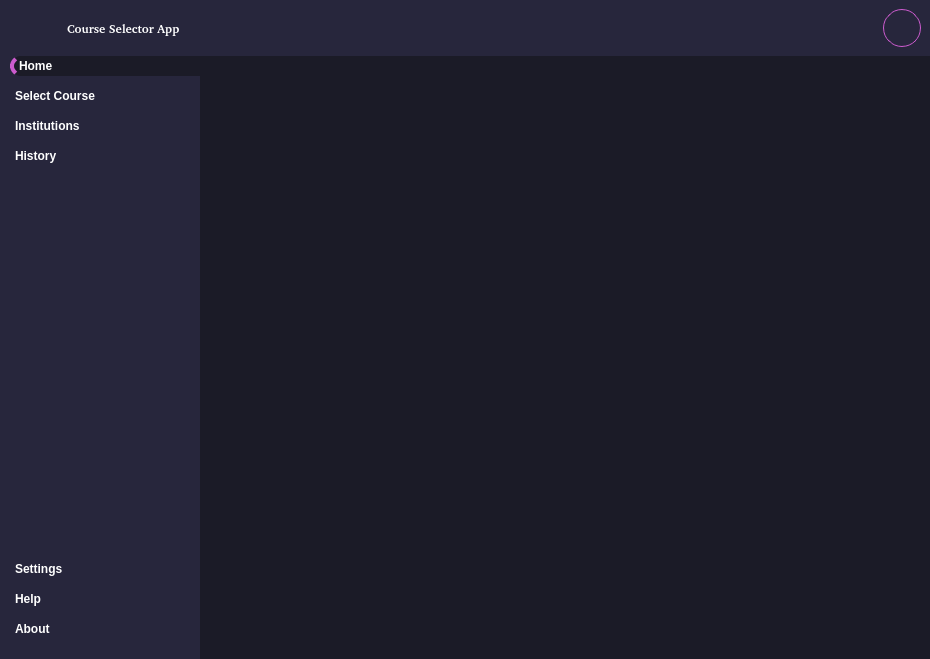
<?xml version="1.0" encoding="UTF-8"?>
<ui version="4.0">
 <class>MainWindow</class>
 <widget class="QMainWindow" name="MainWindow">
  <property name="geometry">
   <rect>
    <x>0</x>
    <y>0</y>
    <width>930</width>
    <height>659</height>
   </rect>
  </property>
  <property name="windowTitle">
   <string>MainWindow</string>
  </property>
  <property name="styleSheet">
   <string notr="true">*{
	border:  none;
	background-color:  transparent;
	background:  transparent;
	padding:  0;
	margin:  0;
	color:  rgb(255, 255, 255) ;
}

#centralwidget, #home, #mainBodyContent{
	background-color: #1b1b27;
}

#header, #mainBody{
	background-color:  #27263c;
}

#pushButton{
	border: 1px solid #cc5bce;
	border-radius: 19px;
	text-align: center;
}

QPushButton{
	text-align: left;
	padding: 5px 10px;
	border-top-left-radius: 10px;
	border-bottom-left-radius: 10px;
}

#home{
	border-left: 4px solid #cc5bce;
	font-weight: bold;
}</string>
  </property>
  <widget class="QWidget" name="centralwidget">
   <property name="styleSheet">
    <string notr="true"/>
   </property>
   <layout class="QVBoxLayout" name="verticalLayout">
    <property name="spacing">
     <number>0</number>
    </property>
    <property name="leftMargin">
     <number>0</number>
    </property>
    <property name="topMargin">
     <number>0</number>
    </property>
    <property name="rightMargin">
     <number>0</number>
    </property>
    <property name="bottomMargin">
     <number>0</number>
    </property>
    <item alignment="Qt::AlignTop">
     <widget class="QWidget" name="header" native="true">
      <layout class="QHBoxLayout" name="horizontalLayout">
       <property name="spacing">
        <number>0</number>
       </property>
       <property name="leftMargin">
        <number>0</number>
       </property>
       <property name="topMargin">
        <number>0</number>
       </property>
       <property name="rightMargin">
        <number>0</number>
       </property>
       <property name="bottomMargin">
        <number>0</number>
       </property>
       <item alignment="Qt::AlignLeft">
        <widget class="QFrame" name="frame_2">
         <property name="frameShape">
          <enum>QFrame::StyledPanel</enum>
         </property>
         <property name="frameShadow">
          <enum>QFrame::Raised</enum>
         </property>
         <layout class="QHBoxLayout" name="horizontalLayout_2">
          <item alignment="Qt::AlignLeft">
           <widget class="QPushButton" name="menuBtn">
            <property name="cursor">
             <cursorShape>PointingHandCursor</cursorShape>
            </property>
            <property name="text">
             <string/>
            </property>
            <property name="icon">
             <iconset resource="QSS/QSS_Resources.qrc">
              <normaloff>:/icons/Icons/align-justify.png</normaloff>:/icons/Icons/align-justify.png</iconset>
            </property>
            <property name="iconSize">
             <size>
              <width>24</width>
              <height>24</height>
             </size>
            </property>
           </widget>
          </item>
          <item>
           <widget class="QLabel" name="label">
            <property name="font">
             <font>
              <family>Nimbus Roman [UKWN]</family>
              <weight>75</weight>
              <bold>true</bold>
             </font>
            </property>
            <property name="cursor">
             <cursorShape>PointingHandCursor</cursorShape>
            </property>
            <property name="text">
             <string>Course Selector App</string>
            </property>
           </widget>
          </item>
         </layout>
        </widget>
       </item>
       <item alignment="Qt::AlignRight">
        <widget class="QFrame" name="frame">
         <property name="frameShape">
          <enum>QFrame::StyledPanel</enum>
         </property>
         <property name="frameShadow">
          <enum>QFrame::Raised</enum>
         </property>
         <layout class="QHBoxLayout" name="horizontalLayout_3">
          <item>
           <widget class="QPushButton" name="pushButton_3">
            <property name="cursor">
             <cursorShape>PointingHandCursor</cursorShape>
            </property>
            <property name="text">
             <string/>
            </property>
            <property name="icon">
             <iconset resource="QSS/QSS_Resources.qrc">
              <normaloff>:/icons/Icons/bell.png</normaloff>:/icons/Icons/bell.png</iconset>
            </property>
            <property name="iconSize">
             <size>
              <width>16</width>
              <height>16</height>
             </size>
            </property>
           </widget>
          </item>
          <item>
           <widget class="QPushButton" name="pushButton_2">
            <property name="cursor">
             <cursorShape>PointingHandCursor</cursorShape>
            </property>
            <property name="text">
             <string/>
            </property>
            <property name="icon">
             <iconset resource="QSS/QSS_Resources.qrc">
              <normaloff>:/icons/Icons/activity.png</normaloff>:/icons/Icons/activity.png</iconset>
            </property>
            <property name="iconSize">
             <size>
              <width>16</width>
              <height>16</height>
             </size>
            </property>
           </widget>
          </item>
          <item>
           <widget class="QPushButton" name="pushButton">
            <property name="minimumSize">
             <size>
              <width>38</width>
              <height>38</height>
             </size>
            </property>
            <property name="maximumSize">
             <size>
              <width>38</width>
              <height>38</height>
             </size>
            </property>
            <property name="cursor">
             <cursorShape>PointingHandCursor</cursorShape>
            </property>
            <property name="styleSheet">
             <string notr="true">#pushButton {
	border: 1px solid #cc5bce;
	border-radius: 19px;
	text-align: center;
}</string>
            </property>
            <property name="text">
             <string/>
            </property>
            <property name="icon">
             <iconset resource="QSS/QSS_Resources.qrc">
              <normaloff>:/icons/Icons/user.png</normaloff>:/icons/Icons/user.png</iconset>
            </property>
            <property name="iconSize">
             <size>
              <width>32</width>
              <height>32</height>
             </size>
            </property>
           </widget>
          </item>
         </layout>
        </widget>
       </item>
      </layout>
     </widget>
    </item>
    <item>
     <widget class="QWidget" name="mainBody" native="true">
      <property name="sizePolicy">
       <sizepolicy hsizetype="Preferred" vsizetype="Expanding">
        <horstretch>0</horstretch>
        <verstretch>0</verstretch>
       </sizepolicy>
      </property>
      <property name="minimumSize">
       <size>
        <width>930</width>
        <height>603</height>
       </size>
      </property>
      <layout class="QHBoxLayout" name="horizontalLayout_4">
       <property name="spacing">
        <number>0</number>
       </property>
       <property name="leftMargin">
        <number>0</number>
       </property>
       <property name="topMargin">
        <number>0</number>
       </property>
       <property name="rightMargin">
        <number>0</number>
       </property>
       <property name="bottomMargin">
        <number>0</number>
       </property>
       <item>
        <widget class="QWidget" name="leftMenu" native="true">
         <property name="minimumSize">
          <size>
           <width>200</width>
           <height>0</height>
          </size>
         </property>
         <layout class="QVBoxLayout" name="verticalLayout_3">
          <property name="spacing">
           <number>0</number>
          </property>
          <property name="leftMargin">
           <number>0</number>
          </property>
          <property name="topMargin">
           <number>0</number>
          </property>
          <property name="rightMargin">
           <number>0</number>
          </property>
          <property name="bottomMargin">
           <number>20</number>
          </property>
          <item>
           <widget class="QWidget" name="widget" native="true">
            <property name="minimumSize">
             <size>
              <width>200</width>
              <height>583</height>
             </size>
            </property>
            <layout class="QVBoxLayout" name="verticalLayout_4">
             <property name="spacing">
              <number>0</number>
             </property>
             <property name="leftMargin">
              <number>10</number>
             </property>
             <property name="topMargin">
              <number>0</number>
             </property>
             <property name="rightMargin">
              <number>0</number>
             </property>
             <property name="bottomMargin">
              <number>0</number>
             </property>
             <item>
              <widget class="QFrame" name="frame_3">
               <property name="frameShape">
                <enum>QFrame::StyledPanel</enum>
               </property>
               <property name="frameShadow">
                <enum>QFrame::Raised</enum>
               </property>
               <layout class="QVBoxLayout" name="verticalLayout_5">
                <property name="spacing">
                 <number>10</number>
                </property>
                <property name="leftMargin">
                 <number>0</number>
                </property>
                <property name="topMargin">
                 <number>0</number>
                </property>
                <property name="rightMargin">
                 <number>0</number>
                </property>
                <property name="bottomMargin">
                 <number>0</number>
                </property>
                <item>
                 <widget class="QPushButton" name="home">
                  <property name="font">
                   <font>
                    <weight>75</weight>
                    <bold>true</bold>
                   </font>
                  </property>
                  <property name="cursor">
                   <cursorShape>PointingHandCursor</cursorShape>
                  </property>
                  <property name="styleSheet">
                   <string notr="true">	text-align: left;
	padding: 3px 5px;</string>
                  </property>
                  <property name="text">
                   <string>Home</string>
                  </property>
                  <property name="icon">
                   <iconset resource="QSS/QSS_Resources.qrc">
                    <normaloff>:/icons/Icons/home.png</normaloff>:/icons/Icons/home.png</iconset>
                  </property>
                 </widget>
                </item>
                <item>
                 <widget class="QPushButton" name="select_course">
                  <property name="font">
                   <font>
                    <weight>75</weight>
                    <bold>true</bold>
                   </font>
                  </property>
                  <property name="cursor">
                   <cursorShape>PointingHandCursor</cursorShape>
                  </property>
                  <property name="styleSheet">
                   <string notr="true">	text-align: left;
	padding: 3px 5px;</string>
                  </property>
                  <property name="text">
                   <string>Select Course</string>
                  </property>
                  <property name="icon">
                   <iconset resource="QSS/QSS_Resources.qrc">
                    <normaloff>:/icons/Icons/activity.png</normaloff>:/icons/Icons/activity.png</iconset>
                  </property>
                 </widget>
                </item>
                <item>
                 <widget class="QPushButton" name="institution">
                  <property name="font">
                   <font>
                    <weight>75</weight>
                    <bold>true</bold>
                   </font>
                  </property>
                  <property name="cursor">
                   <cursorShape>PointingHandCursor</cursorShape>
                  </property>
                  <property name="styleSheet">
                   <string notr="true">	text-align: left;
	padding: 3px 5px;</string>
                  </property>
                  <property name="text">
                   <string>Institutions</string>
                  </property>
                  <property name="icon">
                   <iconset resource="QSS/QSS_Resources.qrc">
                    <normaloff>:/icons/Icons/book-open.png</normaloff>:/icons/Icons/book-open.png</iconset>
                  </property>
                 </widget>
                </item>
                <item>
                 <widget class="QPushButton" name="history">
                  <property name="font">
                   <font>
                    <weight>75</weight>
                    <bold>true</bold>
                   </font>
                  </property>
                  <property name="cursor">
                   <cursorShape>PointingHandCursor</cursorShape>
                  </property>
                  <property name="styleSheet">
                   <string notr="true">	text-align: left;
	padding: 3px 5px;</string>
                  </property>
                  <property name="text">
                   <string>History</string>
                  </property>
                  <property name="icon">
                   <iconset resource="QSS/QSS_Resources.qrc">
                    <normaloff>:/icons/Icons/globe.png</normaloff>:/icons/Icons/globe.png</iconset>
                  </property>
                 </widget>
                </item>
               </layout>
              </widget>
             </item>
             <item>
              <spacer name="verticalSpacer">
               <property name="orientation">
                <enum>Qt::Vertical</enum>
               </property>
               <property name="sizeHint" stdset="0">
                <size>
                 <width>20</width>
                 <height>40</height>
                </size>
               </property>
              </spacer>
             </item>
             <item>
              <widget class="QFrame" name="frame_4">
               <property name="frameShape">
                <enum>QFrame::StyledPanel</enum>
               </property>
               <property name="frameShadow">
                <enum>QFrame::Raised</enum>
               </property>
               <layout class="QVBoxLayout" name="verticalLayout_6">
                <property name="spacing">
                 <number>10</number>
                </property>
                <property name="leftMargin">
                 <number>0</number>
                </property>
                <property name="topMargin">
                 <number>0</number>
                </property>
                <property name="rightMargin">
                 <number>0</number>
                </property>
                <property name="bottomMargin">
                 <number>0</number>
                </property>
                <item>
                 <widget class="QPushButton" name="settings">
                  <property name="font">
                   <font>
                    <weight>75</weight>
                    <bold>true</bold>
                   </font>
                  </property>
                  <property name="cursor">
                   <cursorShape>PointingHandCursor</cursorShape>
                  </property>
                  <property name="styleSheet">
                   <string notr="true">	text-align: left;
	padding: 3px 5px;</string>
                  </property>
                  <property name="text">
                   <string>Settings</string>
                  </property>
                  <property name="icon">
                   <iconset resource="QSS/QSS_Resources.qrc">
                    <normaloff>:/icons/Icons/settings.png</normaloff>:/icons/Icons/settings.png</iconset>
                  </property>
                 </widget>
                </item>
                <item>
                 <widget class="QPushButton" name="help">
                  <property name="font">
                   <font>
                    <weight>75</weight>
                    <bold>true</bold>
                   </font>
                  </property>
                  <property name="cursor">
                   <cursorShape>PointingHandCursor</cursorShape>
                  </property>
                  <property name="styleSheet">
                   <string notr="true">	text-align: left;
	padding: 3px 5px;</string>
                  </property>
                  <property name="text">
                   <string>Help</string>
                  </property>
                  <property name="icon">
                   <iconset resource="QSS/QSS_Resources.qrc">
                    <normaloff>:/icons/Icons/help-circle.png</normaloff>:/icons/Icons/help-circle.png</iconset>
                  </property>
                 </widget>
                </item>
                <item>
                 <widget class="QPushButton" name="about">
                  <property name="font">
                   <font>
                    <weight>75</weight>
                    <bold>true</bold>
                   </font>
                  </property>
                  <property name="cursor">
                   <cursorShape>PointingHandCursor</cursorShape>
                  </property>
                  <property name="styleSheet">
                   <string notr="true">	text-align: left;
	padding: 3px 5px;</string>
                  </property>
                  <property name="text">
                   <string>About</string>
                  </property>
                  <property name="icon">
                   <iconset resource="QSS/QSS_Resources.qrc">
                    <normaloff>:/icons/Icons/info.png</normaloff>:/icons/Icons/info.png</iconset>
                  </property>
                 </widget>
                </item>
               </layout>
              </widget>
             </item>
            </layout>
           </widget>
          </item>
         </layout>
        </widget>
       </item>
       <item>
        <widget class="QWidget" name="mainBodyContent" native="true">
         <layout class="QVBoxLayout" name="verticalLayout_2">
          <item>
           <widget class="QStackedWidget" name="stackedWidget">
            <widget class="QWidget" name="page"/>
            <widget class="QWidget" name="page_2"/>
           </widget>
          </item>
         </layout>
        </widget>
       </item>
       <item>
        <widget class="QWidget" name="rightMenu" native="true"/>
       </item>
      </layout>
     </widget>
    </item>
   </layout>
  </widget>
 </widget>
 <resources>
  <include location="QSS/QSS_Resources.qrc"/>
 </resources>
 <connections/>
 <designerdata>
  <property name="gridDeltaX">
   <number>15</number>
  </property>
  <property name="gridDeltaY">
   <number>15</number>
  </property>
  <property name="gridSnapX">
   <bool>true</bool>
  </property>
  <property name="gridSnapY">
   <bool>true</bool>
  </property>
  <property name="gridVisible">
   <bool>true</bool>
  </property>
 </designerdata>
</ui>
